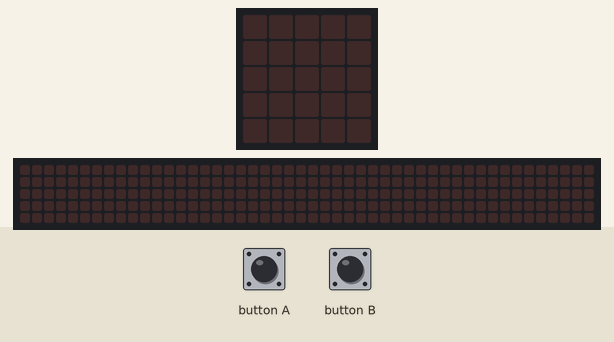
Simulated run of this program. Board: BBC micro:bit (MakeCode). Parts: the board's 5×5 LED display, a strip that is not on the board, showing the scrolling text unrolled. The test bench sets the inputs (shaded band). The 48×5 strip is a reading aid, not a part: it shows the text the display is scrolling, unrolled, one strip-width of it at a time.

Above: at 1.2 s.
1.3 s: button B pressed for 0.15 s
At 3.92 s:
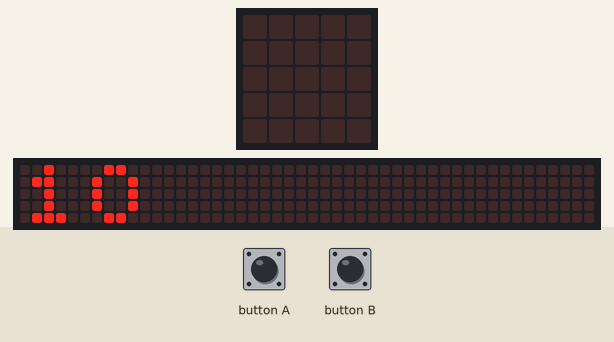
4.3 s: button A pressed for 0.15 s
At 4.8 s:
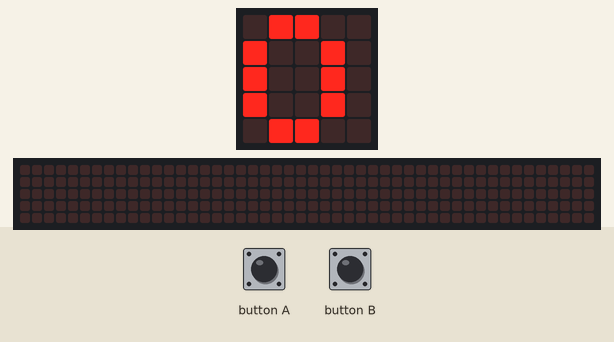
At 41.32 s:
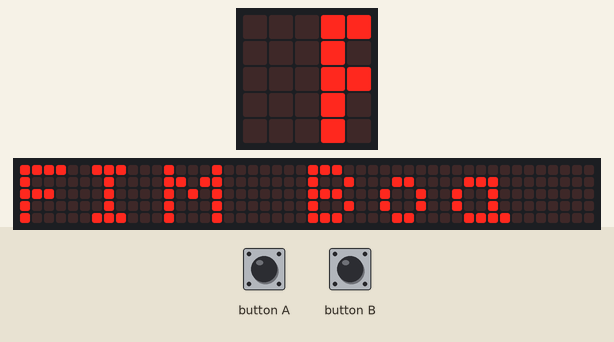

Measured:
- after the input at 1.3 s, the display: changes after 0.15 s (image 1)
- what the display in image 1 shows lasts 0.5 s, from 3.7 s to 4.2 s
- what the display in image 2 shows lasts 1.7 s, from 4.5 s to 6.2 s

The program:

main.ts
```typescript
let número = 0
input.onButtonPressed(Button.A, function () {
    número = 0
    while (número <= 10) {
        basic.showNumber(número)
        basic.pause(1000)
        número += 1
    }
    basic.pause(1000)
    basic.showString("FIM Boa Noite")
    basic.pause(1000)
    basic.clearScreen()
})
input.onButtonPressed(Button.B, function () {
    número = 10
    while (número >= 0) {
        basic.showNumber(número)
        basic.pause(1000)
        número += -1
    }
    basic.pause(1000)
    basic.showString("FIM Boa Noite")
    basic.pause(1000)
    basic.clearScreen()
})
```

test.ts
```typescript
// testes vão aqui; isto não será compilado quando este pacote for usado como uma extensão.
```
